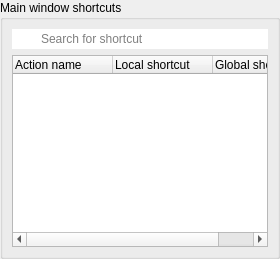
           <widget class="QWidget" name="shortcutsPage">
            <layout class="QGridLayout" name="gridLayout_38">
             <property name="leftMargin">
              <number>0</number>
             </property>
             <property name="topMargin">
              <number>0</number>
             </property>
             <property name="rightMargin">
              <number>0</number>
             </property>
             <property name="bottomMargin">
              <number>0</number>
             </property>
             <item row="1" column="0">
              <widget class="QGroupBox" name="groupBox_15">
               <property name="title">
                <string>Main window shortcuts</string>
               </property>
               <layout class="QVBoxLayout" name="verticalLayout_10">
                <item>
                 <widget class="QLineEdit" name="shortcutSearchLineEdit">
                  <property name="styleSheet">
                   <string notr="true">QLineEdit {
        /* the background image doesn't work without the border definition */
	border: none;
	padding: 2px 5px 2px 27px;
	background-image: url(:/images/search-notes.svg);
	background-repeat: no-repeat;
	background-position: center left;
	margin-right: 0px;
}
</string>
                  </property>
                  <property name="placeholderText">
                   <string>Search for shortcut</string>
                  </property>
                  <property name="clearButtonEnabled">
                   <bool>true</bool>
                  </property>
                 </widget>
                </item>
                <item>
                 <widget class="QTreeWidget" name="shortcutTreeWidget">
                  <attribute name="headerStretchLastSection">
                   <bool>false</bool>
                  </attribute>
                  <column>
                   <property name="text">
                    <string>Action name</string>
                   </property>
                  </column>
                  <column>
                   <property name="text">
                    <string>Local shortcut</string>
                   </property>
                  </column>
                  <column>
                   <property name="text">
                    <string>Global shortcut</string>
                   </property>
                  </column>
                 </widget>
                </item>
               </layout>
              </widget>
             </item>
            </layout>
           </widget>
